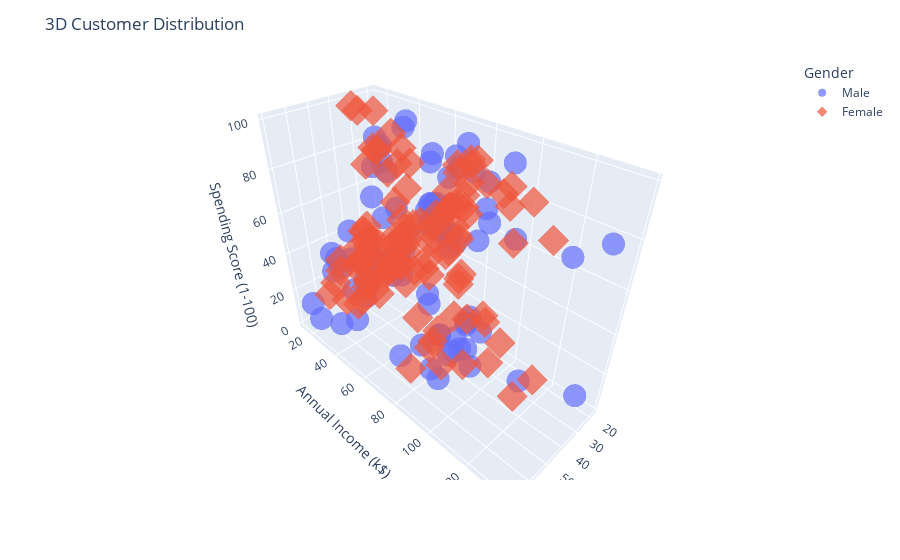

Here is the notebook cell this chart was saved with:
### Markdown cell above
# EDA

### Code cell
# 1.1 3D Interactive Visualization
fig = px.scatter_3d(df, 
                    x='Age', 
                    y='Annual Income (k$)', 
                    z='Spending Score (1-100)',
                    color='Gender',
                    symbol='Gender',
                    size_max=10,
                    opacity=0.7)
fig.update_layout(title='3D Customer Distribution')
fig.show()

### Figure 1 — Plotly figure (JSON) as saved in the notebook; plotly's stock layout.template omitted (floating-point values rounded to 4 significant figures)
{"data": [{"hovertemplate": "Gender=Male<br>Age=%{x}<br>Annual Income (k$)=%{y}<br>Spending Score (1-100)=%{z}<extra></extra>", "legendgroup": "Male", "marker": {"color": "#636efa", "opacity": 0.7, "symbol": "circle"}, "mode": "markers", "name": "Male", "scene": "scene", "showlegend": true, "type": "scatter3d", "x": [19, 21, 64, 67, 37, 22, 20, 52, 35, 25, 31, 29, 35, 60, 53, 18, 24, 48, 33, 59, 47, 69, 53, 70, 19, 63, 18, 19, 70, 59, 26, 40, 57, 38, 67, 48, 18, 48, 24, 48, 20, 67, 26, 49, 54, 68, 66, 65, 19, 27, 39, 43, 40, 59, 38, 47, 39, 20, 32, 19, 32, 25, 28, 48, 34, 43, 39, 37, 34, 19, 50, 42, 32, 40, 28, 36, 36, 58, 27, 59, 35, 46, 30, 28, 33, 32, 32, 30], "y": [15, 15, 19, 19, 20, 20, 21, 23, 24, 24, 25, 28, 28, 30, 33, 33, 38, 39, 42, 43, 43, 44, 46, 46, 46, 48, 48, 48, 49, 54, 54, 54, 54, 54, 54, 54, 59, 60, 60, 61, 61, 62, 62, 62, 63, 63, 63, 63, 64, 67, 69, 71, 71, 71, 71, 71, 71, 73, 73, 74, 75, 77, 77, 77, 78, 78, 78, 78, 78, 81, 85, 86, 87, 87, 87, 87, 87, 88, 88, 93, 93, 98, 99, 101, 113, 126, 137, 137], "z": [39, 81, 3, 14, 13, 79, 66, 29, 35, 73, 73, 82, 61, 4, 4, 92, 92, 36, 60, 60, 41, 46, 46, 56, 55, 51, 59, 59, 55, 47, 54, 48, 51, 55, 41, 46, 41, 49, 52, 42, 49, 59, 55, 56, 46, 43, 48, 52, 46, 56, 91, 35, 95, 11, 75, 9, 75, 5, 73, 10, 93, 12, 97, 36, 90, 17, 88, 1, 1, 5, 26, 20, 63, 13, 75, 10, 92, 15, 69, 14, 90, 15, 97, 68, 8, 74, 18, 83]}, {"hovertemplate": "Gender=Female<br>Age=%{x}<br>Annual Income (k$)=%{y}<br>Spending Score (1-100)=%{z}<extra></extra>", "legendgroup": "Female", "marker": {"color": "#EF553B", "opacity": 0.7, "symbol": "diamond"}, "mode": "markers", "name": "Female", "scene": "scene", "showlegend": true, "type": "scatter3d", "x": [20, 23, 31, 22, 35, 23, 30, 35, 58, 24, 35, 35, 46, 54, 45, 40, 23, 21, 49, 21, 42, 30, 36, 20, 65, 31, 49, 24, 50, 27, 29, 31, 49, 31, 50, 51, 27, 67, 54, 43, 68, 32, 47, 60, 60, 45, 23, 49, 46, 21, 55, 22, 34, 50, 68, 40, 32, 47, 27, 23, 49, 21, 66, 19, 38, 18, 19, 63, 49, 51, 50, 38, 40, 23, 31, 25, 31, 29, 44, 35, 57, 28, 32, 32, 34, 44, 38, 47, 27, 30, 30, 56, 29, 31, 36, 33, 36, 52, 30, 37, 32, 29, 41, 54, 41, 36, 34, 32, 38, 47, 35, 45], "y": [16, 16, 17, 17, 18, 18, 19, 19, 20, 20, 21, 23, 25, 28, 28, 29, 29, 30, 33, 33, 34, 34, 37, 37, 38, 39, 39, 39, 40, 40, 40, 40, 42, 43, 43, 44, 46, 47, 47, 48, 48, 48, 49, 50, 50, 54, 54, 54, 54, 54, 57, 57, 58, 58, 59, 60, 60, 60, 60, 62, 62, 62, 63, 63, 64, 65, 65, 65, 65, 67, 67, 67, 69, 70, 70, 72, 72, 73, 73, 74, 75, 76, 76, 77, 78, 78, 78, 78, 78, 78, 78, 79, 79, 81, 85, 86, 87, 88, 88, 97, 97, 98, 99, 101, 103, 103, 103, 103, 113, 120, 120, 126], "z": [6, 77, 40, 76, 6, 94, 72, 99, 15, 77, 35, 98, 5, 14, 32, 31, 87, 73, 14, 81, 17, 73, 26, 75, 35, 61, 28, 65, 55, 47, 42, 42, 52, 54, 45, 50, 51, 52, 59, 50, 48, 47, 42, 49, 56, 53, 52, 42, 44, 57, 58, 55, 60, 46, 55, 40, 42, 47, 50, 41, 48, 42, 50, 54, 42, 48, 50, 43, 59, 43, 57, 40, 58, 29, 77, 34, 71, 88, 7, 72, 5, 40, 87, 74, 22, 20, 76, 16, 89, 78, 73, 35, 83, 93, 75, 95, 27, 13, 86, 32, 86, 88, 39, 24, 17, 85, 23, 69, 91, 16, 79, 28]}], "layout": {"legend": {"title": {"text": "Gender"}, "tracegroupgap": 0}, "margin": {"t": 60}, "scene": {"domain": {"x": [0, 1], "y": [0, 1]}, "xaxis": {"title": {"text": "Age"}}, "yaxis": {"title": {"text": "Annual Income (k$)"}}, "zaxis": {"title": {"text": "Spending Score (1-100)"}}}, "title": {"text": "3D Customer Distribution"}}}
